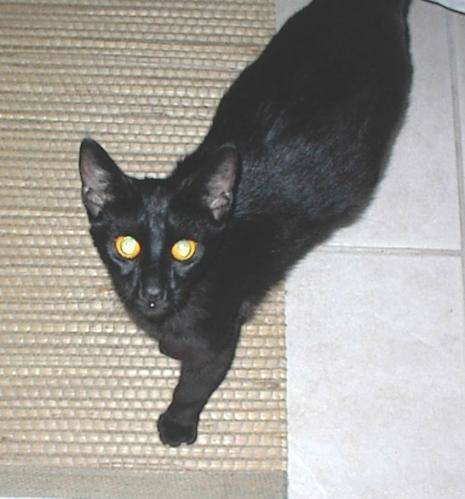
#> input picture Session 5/dogs-vs-cats/cats/cat.11861.jpg, 465 x 499 px; its folder holds only this picture in this run
$ jupyter execute --allow-errors CatsVsDogs.ipynb
#> lines starting #> are read from the running program, lines starting #| are printed output that depends on the picture
[cell 1]
import os
import cv2
import numpy as np

from skimage.feature import hog
from sklearn.model_selection import train_test_split
from sklearn.svm import SVC
from sklearn.metrics import accuracy_score, classification_report


# =========================
# 1. قراءة الصور من المجلدات
# =========================

def load_images_from_folder(folder_path, label, image_size=(128, 128)):
#> called with folder_path = 'dogs-vs-cats/cats', label = 0, image_size = (128, 128)
    images = []
    labels = []

    for filename in os.listdir(folder_path):
        path = os.path.join(folder_path, filename)

        img = cv2.imread(path)
#> img is the input picture: shape (499, 465, 3); mean B, G, R 146.7, 152.6, 156.1

        if img is None:
            continue

        # تحويل إلى رمادي
        img = cv2.cvtColor(img, cv2.COLOR_BGR2GRAY)
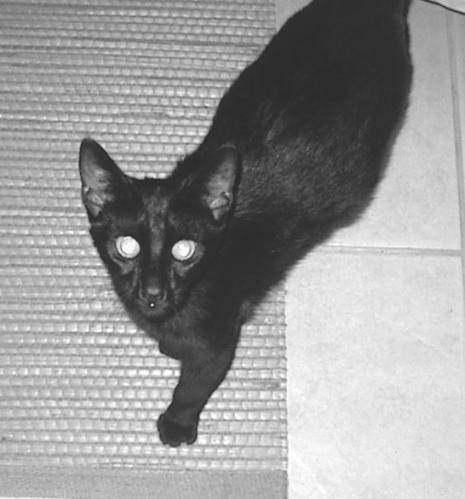
#> img: shape (499, 465); min 28, max 255, mean 153

        # توحيد الحجم
        img = cv2.resize(img, image_size)
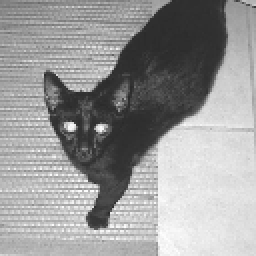
#> img: shape (128, 128) (shown 2 times larger); min 42, max 254, mean 152.8

        images.append(img)
        labels.append(label)

    return images, labels


cats_images, cats_labels = load_images_from_folder("dogs-vs-cats/cats", 0)
#> cats_images = 1 item; cats_labels = [0]
#> (the rest of this cell did not finish here and is left out)


#> (a cell that did not finish here is left out)

[cell 3]
len(cats_images)
#> Out = 1

#> (a cell that did not finish here is left out)

#> (a cell that did not finish here is left out)

#> (a cell that did not finish here is left out)

#> (a cell that did not finish here is left out)

#> (a cell that did not finish here is left out)

#> (a cell that did not finish here is left out)

#> (a cell that did not finish here is left out)

[cell 11]
# =========================
# 6. تجربة التنبؤ على صورة جديدة
# =========================

def predict_image(image_path):
    img = cv2.imread(image_path)

    if img is None:
        print("Image not found")
        return

    img = cv2.cvtColor(img, cv2.COLOR_BGR2GRAY)
    img = cv2.resize(img, (128, 128))

    feature = hog(
        img,
        orientations=9,
        pixels_per_cell=(8, 8),
        cells_per_block=(2, 2),
        block_norm="L2-Hys"
    )

    prediction = model.predict([feature])[0]

    if prediction == 0:
        print("Prediction: Cat")
    else:
        print("Prediction: Dog")


# مثال:
predict_image("dogs-vs-cats/dogs/dog.120.jpg")

[cell 12]
predict_image("dogs-vs-cats/cats/cat.12200.jpg")

$ run again, on Session 5/dogs-vs-cats/cats/cat.11932.jpg
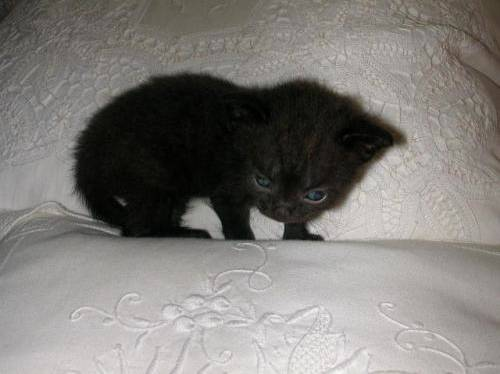
#> input picture Session 5/dogs-vs-cats/cats/cat.11932.jpg, 500 x 374 px
#> in load_images_from_folder, img is the input picture: shape (374, 500, 3); mean B, G, R 120.2, 123.8, 126.7
#> in load_images_from_folder, `img = cv2.resize(img, image_size)`:
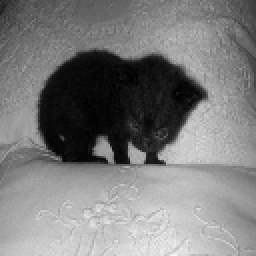
#> img: shape (128, 128) (shown 2 times larger); min 0, max 244, mean 124.1
#> cats_images = 1 item; cats_labels = [0]
#> Out = 1

$ run again, on Session 5/dogs-vs-cats/cats/cat.11946.jpg
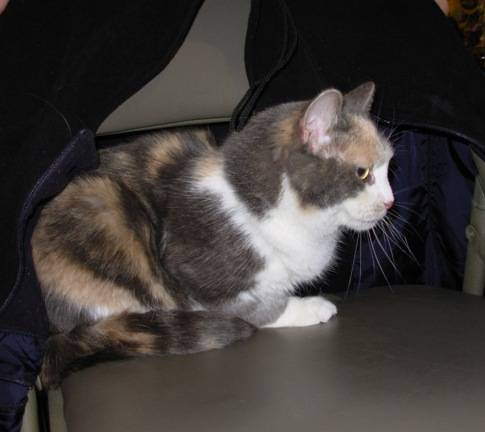
#> input picture Session 5/dogs-vs-cats/cats/cat.11946.jpg, 485 x 432 px
#> in load_images_from_folder, img is the input picture: shape (432, 485, 3); mean B, G, R 56.2, 58.5, 63.2
#> in load_images_from_folder, `img = cv2.cvtColor(img, cv2.COLOR_BGR2GRAY)`:
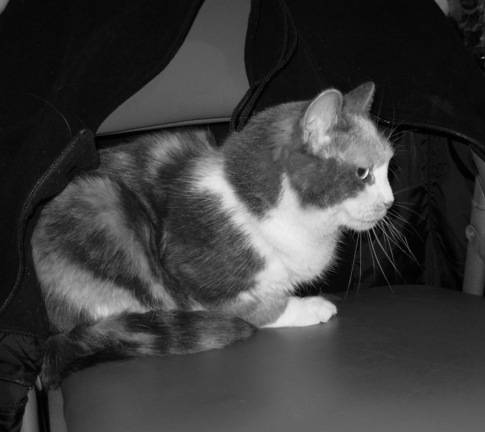
#> img: shape (432, 485); min 0, max 242, mean 59.7
#> in load_images_from_folder, `img = cv2.resize(img, image_size)`:
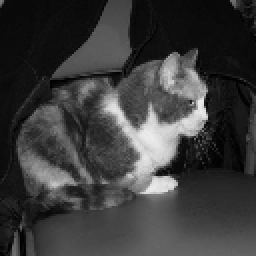
#> img: shape (128, 128) (shown 2 times larger); min 0, max 238, mean 59.6
#> cats_images = 1 item; cats_labels = [0]
#> Out = 1

$ run again, on Session 5/dogs-vs-cats/cats/cat.11969.jpg
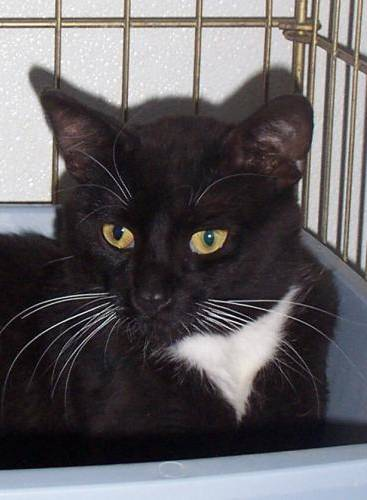
#> input picture Session 5/dogs-vs-cats/cats/cat.11969.jpg, 367 x 500 px
#> in load_images_from_folder, img is the input picture: shape (500, 367, 3); mean B, G, R 96.8, 93.9, 97.2
#> in load_images_from_folder, `img = cv2.cvtColor(img, cv2.COLOR_BGR2GRAY)`:
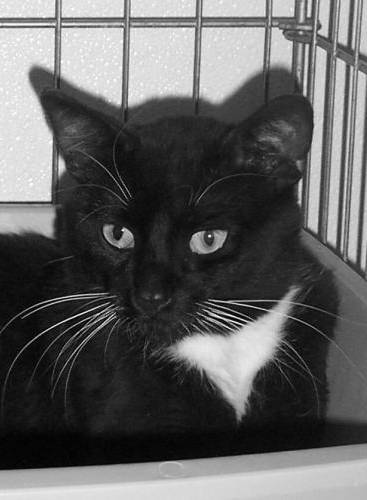
#> img: shape (500, 367); min 0, max 255, mean 95.2
#> in load_images_from_folder, `img = cv2.resize(img, image_size)`:
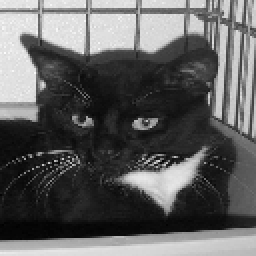
#> img: shape (128, 128) (shown 2 times larger); min 1, max 252, mean 95.1
#> cats_images = 1 item; cats_labels = [0]
#> Out = 1

$ run again, on Session 5/dogs-vs-cats/cats/cat.11878.jpg
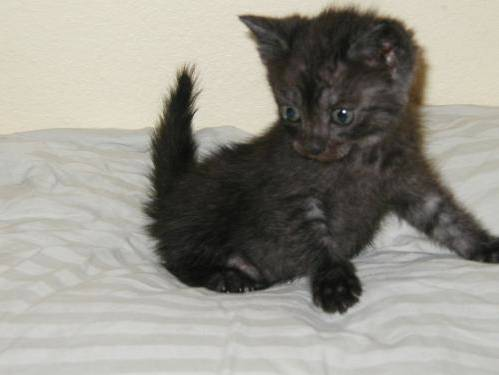
#> input picture Session 5/dogs-vs-cats/cats/cat.11878.jpg, 499 x 375 px
#> in load_images_from_folder, img is the input picture: shape (375, 499, 3); mean B, G, R 139.3, 147.6, 149.9
#> in load_images_from_folder, `img = cv2.resize(img, image_size)`:
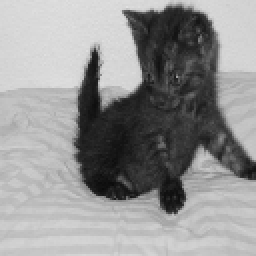
#> img: shape (128, 128) (shown 2 times larger); min 11, max 226, mean 147.2
#> cats_images = 1 item; cats_labels = [0]
#> Out = 1
